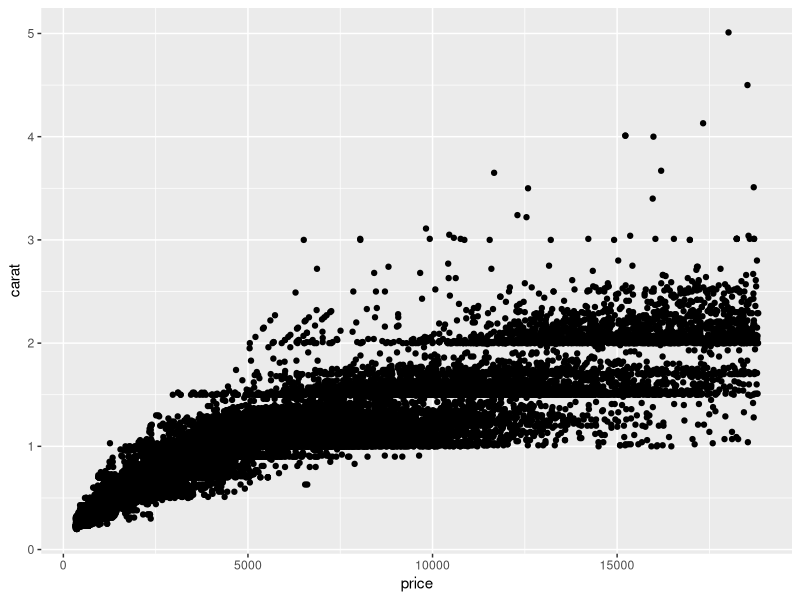
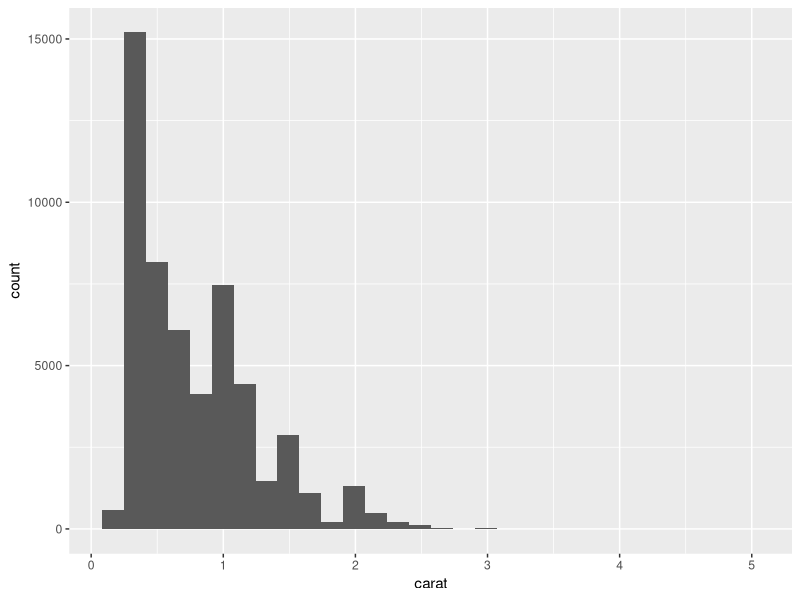

Here is the R script that generated these plots, in order:
## ---- chunk 1
library(tidyverse)
library(skimr)
library(GGally)

names(diamonds)
dim(diamonds)
summary(diamonds)
head(diamonds)
tail(diamonds)
skimr::skim(diamonds)
## ---- chunk 2
# ggpairs(data = diamonds)

ggplot(data = diamonds, aes(x = price, y = carat))+
  geom_point()

ggplot(data = diamonds, aes(x = carat))+
  geom_histogram()
